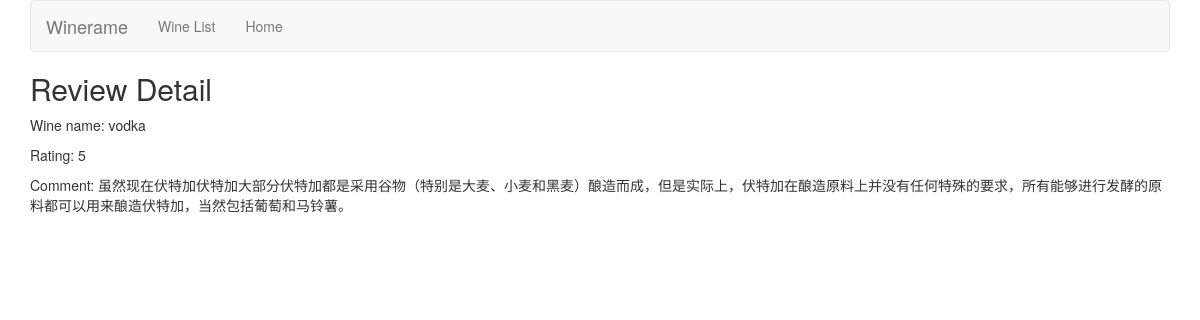
The page /reviews/review/5/ on the database its author committed.
### reviews/models.py (models this page shows, shortened)
class Review(models.Model):
    RATING_CHOICES = (
        (1,'1'),
        (2,'2'),
        (3,'3'),
        (4,'4'),
        (5,'5'),
    )
    wine = models.ForeignKey(Wine, on_delete=models.CASCADE)
    pub_date = models.DateTimeField('date published')
    user_name = models.CharField(max_length=100)
    comment = models.CharField(max_length=200)
    rating = models.IntegerField(choices=RATING_CHOICES)

class Wine(models.Model):
    name = models.CharField(max_length=200)
    def __str__(self):
        return self.name

### reviews/views.py (the view)
# urls.py: re_path(r'^review/(?P<review_id>[0-9]+)/$',views.review_detail,name = 'review_detail'),
def review_detail(request, review_id):
    review = get_object_or_404(Review, pk=review_id)
    return render(request, 'reviews/review_detail.html', {'review': review})

### reviews/templates/reviews/review_detail.html
{% extends 'reviews/base.html' %}
{% block title %}
    <h2>Review Detail</h2>
{% endblock %}
{% block content %}
    <div>
        <p>Wine name: {{review.wine}}</p>
        <p>Rating: {{review.rating}}</p>
        <p>Comment: {{review.comment}}</p>
    </div>
{% endblock %}

### rows shown on the page
Review: wine "vodka", rating "5", comment "虽然现在伏特加伏特加大部分伏特加都是采用谷物（特别是大麦、小麦和黑麦）酿造而成，但是实际上，伏特加在酿造原料上并没有任何特殊的要求，所有能够进行发酵的原料都可以用来酿造伏特加，当然包括葡萄和马铃薯。"
